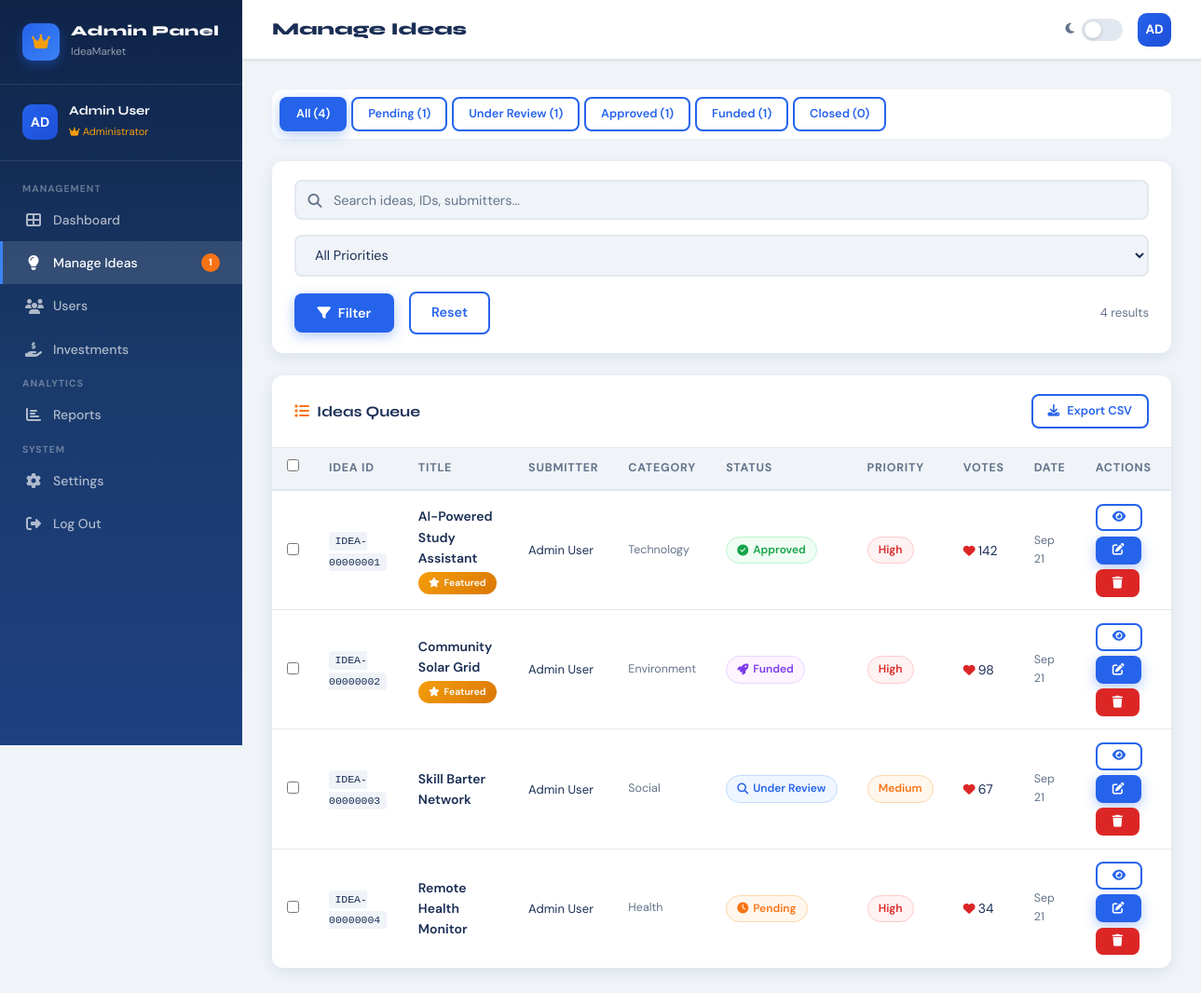
Page /admin-ideas.php (signed in) on the committed database.
### tables this page shows
CREATE TABLE IF NOT EXISTS ideas (
    id             INT UNSIGNED AUTO_INCREMENT PRIMARY KEY,
    idea_id        VARCHAR(20) NOT NULL UNIQUE,
    user_id        INT UNSIGNED NOT NULL,
    category_id    SMALLINT UNSIGNED NOT NULL DEFAULT 8,
    title          VARCHAR(255) NOT NULL,
    tagline        VARCHAR(255) NULL,
    description    TEXT NOT NULL,
    problem        TEXT NULL,
    solution       TEXT NULL,
    target_market  TEXT NULL,
    funding_goal   DECIMAL(12,2) NULL,
    funding_raised DECIMAL(12,2) NOT NULL DEFAULT 0.00,
    status         ENUM('pending','review','approved','funded','closed') NOT NULL DEFAULT 'pending',
    priority       ENUM('high','medium','low') NOT NULL DEFAULT 'medium',
    assigned_to    INT UNSIGNED NULL,
    vote_count     INT UNSIGNED NOT NULL DEFAULT 0,
    view_count     INT UNSIGNED NOT NULL DEFAULT 0,
    is_featured    TINYINT(1) NOT NULL DEFAULT 0,
    tags           VARCHAR(500) NULL,
    created_at     DATETIME NOT NULL DEFAULT CURRENT_TIMESTAMP,
    updated_at     DATETIME NOT NULL DEFAULT CURRENT_TIMESTAMP ON UPDATE CURRENT_TIMESTAMP,
    FOREIGN KEY (user_id)     REFERENCES users(id) ON DELETE CASCADE,
    FOREIGN KEY (category_id) REFERENCES categories(id),
    FOREIGN KEY (assigned_to) REFERENCES users(id) ON DELETE SET NULL,
    INDEX idx_status   (status),
    INDEX idx_user     (user_id),
    INDEX idx_category (category_id),
    INDEX idx_created  (created_at),
    INDEX idx_featured (is_featured)
);

CREATE TABLE IF NOT EXISTS users (
    id                INT UNSIGNED AUTO_INCREMENT PRIMARY KEY,
    full_name         VARCHAR(120) NOT NULL,
    email             VARCHAR(180) NOT NULL UNIQUE,
    password_hash     VARCHAR(255) NOT NULL,
    role              ENUM('admin','user','investor') NOT NULL DEFAULT 'user',
    avatar            VARCHAR(255) NULL,
    bio               TEXT NULL,
    reputation        INT UNSIGNED NOT NULL DEFAULT 0,
    email_notif      TINYINT(1) NOT NULL DEFAULT 1,
    is_banned         TINYINT(1) NOT NULL DEFAULT 0,
    last_login        DATETIME NULL,
    created_at        DATETIME NOT NULL DEFAULT CURRENT_TIMESTAMP,
    INDEX idx_role (role),
    INDEX idx_email (email),
    INDEX idx_reputation (reputation)
);

CREATE TABLE IF NOT EXISTS categories (
    id    SMALLINT UNSIGNED AUTO_INCREMENT PRIMARY KEY,
    name  VARCHAR(80) NOT NULL,
    slug  VARCHAR(80) NOT NULL UNIQUE,
    icon  VARCHAR(40) NOT NULL DEFAULT 'fa-lightbulb',
    color VARCHAR(20) NOT NULL DEFAULT '#2563eb'
);

### includes/auth.php (called while the page is built, shortened)
<?php
function currentUser(): array {
    return [
        'id'        => $_SESSION['user_id']   ?? null,
        'name'      => $_SESSION['user_name'] ?? '',
        'email'     => $_SESSION['user_email'] ?? '',
        'role'      => $_SESSION['role']       ?? 'user',
        'initials'  => strtoupper(substr($_SESSION['user_name'] ?? 'U', 0, 2)),
    ];
}

### admin-ideas.php (the view, shortened to what this page needs)
<?php
require_once 'includes/auth.php';
require_once 'includes/functions.php';
$user = currentUser();
$status  = $_GET['status']   ?? '';
$search  = trim($_GET['q']   ?? '');
$page    = max(1, (int)($_GET['page'] ?? 1));
$perPage = 15;
$where  = ['1=1'];
$params = [];
$whereSQL = 'WHERE ' . implode(' AND ', $where);
$totalStmt = $pdo->prepare("SELECT COUNT(*) FROM ideas i JOIN users u ON i.user_id=u.id $whereSQL");
$totalStmt->execute($params);
$total = $totalStmt->fetchColumn();
$pg    = paginate($total, $perPage, $page);
$stmt = $pdo->prepare("
  SELECT i.*, c.name AS cat_name, u.full_name, a.full_name AS assigned_name
  FROM ideas i
  JOIN users u ON i.user_id = u.id
  JOIN categories c ON i.category_id = c.id
  LEFT JOIN users a ON i.assigned_to = a.id
  $whereSQL
  ORDER BY i.created_at DESC
  LIMIT $perPage OFFSET {$pg['offset']}
");
$stmt->execute($params);
$ideas = $stmt->fetchAll();
$stats = getAdminStats($pdo);
?>
<!DOCTYPE html>
<html lang="en">
<head>
  <link rel="stylesheet" href="https://cdnjs.cloudflare.com/ajax/libs/font-awesome/6.5.0/css/all.min.css">
  <link rel="stylesheet" href="assets/css/main.css">
</head>
<body>
<div class="layout-wrapper">
  <aside class="sidebar">
    <div class="sidebar-brand">
      <div class="brand-icon"><i class="fas fa-crown" style="color:#f59e0b;"></i></div>
      <div class="brand-text"><h6>Admin Panel</h6><span>IdeaMarket</span></div>
    </div>
    <div class="sidebar-user">
      <div class="user-avatar" style="background:linear-gradient(135deg,#2563eb,#1d4ed8);">AD</div>
      <div class="user-info"><h6><?= e($user['name']) ?></h6><span style="color:var(--gold);font-size:.7rem;"><i class="fas fa-crown" style="font-size:.65rem;"></i> Administrator</span></div>
    </div>
    <nav class="sidebar-nav">
      <span class="nav-section-label">Management</span>
      <a href="admin.php"><i class="fas fa-th-large"></i> Dashboard</a>
      <a href="admin-ideas.php" class="active"><i class="fas fa-lightbulb"></i> Manage Ideas <span class="badge-count"><?= $stats['pending'] ?></span></a>
      <a href="admin-users.php"><i class="fas fa-users"></i> Users</a>
      <a href="admin-investments.php"><i class="fas fa-hand-holding-usd"></i> Investments</a>
      <span class="nav-section-label" style="margin-top:.5rem;">Analytics</span>
      <a href="admin-reports.php"><i class="fas fa-chart-bar"></i> Reports</a>
      <span class="nav-section-label" style="margin-top:.5rem;">System</span>
      <a href="admin-settings.php"><i class="fas fa-cog"></i> Settings</a>
      <a href="logout.php"><i class="fas fa-sign-out-alt"></i> Log Out</a>
    </nav>
  </aside>
  <main class="main-content">
    <header class="top-header">
      <div style="display:flex;align-items:center;gap:1rem;">
        <span class="page-title">Manage Ideas</span>
      </div>
      <div class="header-right">
        <div class="dark-toggle"><i class="fas fa-moon" style="font-size:.8rem;"></i><div class="toggle-switch"></div></div>
        <div class="header-avatar" style="background:linear-gradient(135deg,#2563eb,#1d4ed8);">AD</div>
      </div>
    </header>
    <div class="page-body fade-in">
      <div style="margin-bottom:1.5rem;">
        <div class="tab-nav" style="border:none;background:var(--card);border-radius:var(--radius);padding:.5rem;gap:.3rem;flex-wrap:wrap;">
          <?php
            $statuses = [''=> "All ({$stats['total']})", 'pending'=> "Pending ({$stats['pending']})", 'review'=> "Under Review ({$stats['review']})", 'approved'=> "Approved ({$stats['approved']})", 'funded'=> "Funded ({$stats['funded']})", 'closed'=> "Closed ({$stats['closed']})"];
            foreach ($statuses as $val => $label):
          ?>
            <a href="admin-ideas.php?status=<?= $val ?>&q=<?= e($search) ?>"
               class="btn btn-sm <?= $status===$val ? 'btn-primary' : 'btn-outline' ?>"
               style="border-radius:8px;"><?= $label ?></a>
          <?php endforeach; ?>
        </div>
      </div>
      <div class="filter-bar">
        <form method="GET" style="display:contents;">
          <div class="search-input-wrap">
            <i class="fas fa-search"></i>
            <input type="text" name="q" class="form-control" placeholder="Search ideas, IDs, submitters..." value="<?= e($search) ?>">
          </div>
          <select name="priority" class="form-control" onchange="this.form.submit()">
            <option value="">All Priorities</option>
          </select>
          <button type="submit" class="btn btn-primary"><i class="fas fa-filter"></i> Filter</button>
          <a href="admin-ideas.php" class="btn btn-outline">Reset</a>
        </form>
        <span style="margin-left:auto;font-size:.82rem;color:var(--text-muted);"><?= $total ?> results</span>
      </div>
      <div class="card">
        <div class="card-header">
          <span class="card-title"><i class="fas fa-list me-2" style="color:var(--orange)"></i>Ideas Queue</span>
          <a href="admin-reports.php" class="btn btn-outline btn-sm"><i class="fas fa-download"></i> Export CSV</a>
        </div>
        <div class="table-wrapper">
          <table id="ideasTable">
            <thead>
              <tr>
                <th><input type="checkbox" id="selectAll" style="cursor:pointer;"></th>
                <th>Idea ID</th>
                <th>Title</th>
                <th>Submitter</th>
                <th>Category</th>
                <th>Status</th>
                <th>Priority</th>
                <th>Votes</th>
                <th>Date</th>
                <th>Actions</th>
              </tr>
            </thead>
            <tbody>
              <?php if ($ideas): ?>
                <?php foreach ($ideas as $idea): ?>
                  <tr id="row-<?= $idea['id'] ?>">
                    <td><input type="checkbox" class="row-check" value="<?= $idea['id'] ?>"></td>
                    <td><code style="font-size:.72rem;background:var(--bg);padding:.2rem .4rem;border-radius:4px;"><?= e($idea['idea_id']) ?></code></td>
                    <td style="max-width:160px;">
                      <a href="idea.php?id=<?= $idea['id'] ?>" style="font-weight:600;color:var(--text);"><?= e(substr($idea['title'],0,30)) ?><?= strlen($idea['title'])>30?'…':'' ?></a>
                      <?php if ($idea['is_featured']): ?><br><span class="badge badge-premium" style="font-size:.65rem;margin-top:.2rem;"><i class="fas fa-star"></i> Featured</span><?php endif; ?>
                    </td>
                    <td style="font-size:.82rem;"><?= e($idea['full_name']) ?></td>
                    <td style="font-size:.78rem;color:var(--text-muted);"><?= e($idea['cat_name']) ?></td>
                    <td id="status-<?= $idea['id'] ?>"><?= statusBadge($idea['status']) ?></td>
                    <td><?= priorityBadge($idea['priority']) ?></td>
                    <td><i class="fas fa-heart" style="color:var(--red);font-size:.8rem;margin-right:.2rem;"></i><?= $idea['vote_count'] ?></td>
                    <td style="font-size:.78rem;color:var(--text-muted);"><?= formatDate($idea['created_at'],'M j') ?></td>
                    <td>
                      <div style="display:flex;gap:.35rem;flex-wrap:wrap;">
                        <a href="idea.php?id=<?= $idea['id'] ?>" class="btn btn-outline btn-sm" title="View">
                          <i class="fas fa-eye"></i>
                        </a>
                        <button class="btn btn-primary btn-sm" title="Update Status"
                                onclick="openStatusModal(<?= $idea['id'] ?>, '<?= $idea['status'] ?>', '<?= e(addslashes($idea['title'])) ?>')">
                          <i class="fas fa-edit"></i>
                        </button>
                        <button class="btn btn-danger btn-sm" title="Delete"
                                onclick="deleteIdea(<?= $idea['id'] ?>)">
                          <i class="fas fa-trash"></i>
                        </button>
                      </div>
                    </td>
                  </tr>
                <?php endforeach; ?>
              <?php else: ?>
                <tr><td colspan="10">
                  <div class="empty-state"><i class="fas fa-lightbulb"></i><h5>No ideas found</h5><p>Try adjusting your filters.</p></div>
                </td></tr>
              <?php endif; ?>
            </tbody>
          </table>
        </div>
      </div>
    </div>
  </main>
</div>
</body>
</html>

### includes/functions.php (shortened to what this page needs)
<?php
function e(string $str): string {
    return htmlspecialchars($str, ENT_QUOTES, 'UTF-8');
}
function statusBadge(string $status): string {
    $map = [
        'pending'    => ['badge-pending',  'fa-clock',        'Pending'],
        'review'     => ['badge-review',   'fa-search',       'Under Review'],
        'approved'   => ['badge-approved', 'fa-check-circle', 'Approved'],
        'funded'     => ['badge-funded',   'fa-rocket',       'Funded'],
        'closed'     => ['badge-closed',   'fa-times-circle', 'Closed'],
    ];
    [$cls, $icon, $label] = $map[$status] ?? ['badge-review', 'fa-question', ucfirst($status)];
    return "<span class=\"badge $cls\"><i class=\"fas $icon\"></i> $label</span>";
}
function priorityBadge(string $priority): string {
    $map = [
        'high'   => 'badge-high',
        'medium' => 'badge-medium',
        'low'    => 'badge-low',
    ];
    $cls = $map[$priority] ?? 'badge-low';
    return "<span class=\"badge $cls\">" . ucfirst($priority) . "</span>";
}
function getAdminStats(PDO $pdo): array {
    $rows = $pdo->query("
        SELECT
            COUNT(*) AS total,
            SUM(status='pending')  AS pending,
            SUM(status='review')   AS review,
            SUM(status='approved') AS approved,
            SUM(status='funded')   AS funded,
            SUM(status='closed')   AS closed
        FROM ideas
    ")->fetch();
    return [
        'total'    => $rows['total']    ?? 0,
        'pending'  => $rows['pending']  ?? 0,
        'review'   => $rows['review']   ?? 0,
        'approved' => $rows['approved'] ?? 0,
        'funded'   => $rows['funded']   ?? 0,
        'closed'   => $rows['closed']   ?? 0,
        'users'    => $pdo->query("SELECT COUNT(*) FROM users WHERE role='user'")->fetchColumn() ?? 0,
    ];
}
function formatDate(string $date, string $fmt = 'M j, Y'): string {
    $dt = new DateTime($date, new DateTimeZone('Africa/Douala'));
    return $dt->format($fmt);
}
function paginate(int $total, int $perPage, int $current): array {
    $pages = max(1, (int)ceil($total / $perPage));
    return ['total_pages' => $pages, 'current' => max(1, min($current, $pages)), 'offset' => ($current - 1) * $perPage];
}

### rows in the picture
ideas: idea "IDEA-00000001", title "AI-Powered Study Assistant", is_featured 1 (drawn), user.full_name "Admin User", category.name "Technology", label "Approved", priority "High", vote_count "142", created_at "Sep 21"
ideas: idea "IDEA-00000002", title "Community Solar Grid", is_featured 1 (drawn), user.full_name "Admin User", category.name "Environment", label "Funded", priority "High", vote_count "98", created_at "Sep 21"
ideas: idea "IDEA-00000003", title "Skill Barter Network", user.full_name "Admin User", category.name "Social", label "Under Review", priority "Medium", vote_count "67", created_at "Sep 21"
ideas: idea "IDEA-00000004", title "Remote Health Monitor", user.full_name "Admin User", category.name "Health", label "Pending", priority "High", vote_count "34", created_at "Sep 21"

### other values in the picture
$user['name'] "Admin User"
$stats['pending'] "1"
$label "All (4)"
$label "Pending (1)"
$label "Under Review (1)"
$label "Approved (1)"
$label "Funded (1)"
$label "Closed (0)"
$total "4"
